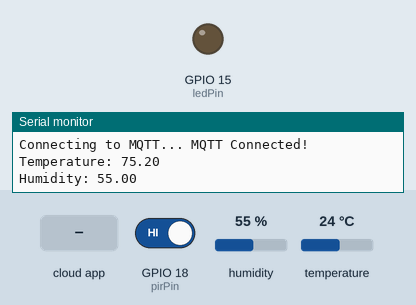
Simulated run of this sketch. Board: ESP32. On the bench: output pins drawn as LEDs (lit = HIGH), the last lines printed to the serial monitor. The inputs (shaded band) are chosen by the test bench; at power-on: GPIO 18 (pirPin) HIGH, humidity 55 %, temperature 24 °C. WiFi joins after 1.5 s; servers stay silent unless stated; no MQTT or app messages arrive unless stated.

Above: at 4.2 s.
4.3 s: the phone or cloud app sets LED to ON
At 5.4 s:
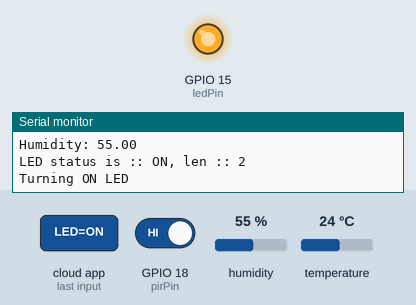
Timing chart, 0 to 7.3 s (numbered marks = the images above; inputs shaded):
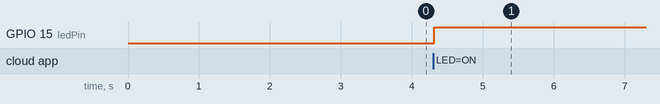

The sketch:

SAR_3.ino
```cpp
#include <WiFi.h>
#include "WiFiClientSecure.h"
#include "Adafruit_MQTT.h"
#include "Adafruit_MQTT_Client.h"
/************************* WiFi Access Point *********************************/
#define WLAN_SSID "LINKSYS24"
#define WLAN_PASS "microembed2026"
//#define WLAN_SSID "Sai"
//#define WLAN_PASS "Fries298"

/************************* Adafruit.io Setup *********************************/
#define AIO_SERVER "io.adafruit.com"
// Using port 8883 for MQTTS
#define AIO_SERVERPORT 8883

// Adafruit IO Account Configuration
// (to obtain these values, visit https://io.adafruit.com and click on Active Key)
// #define AIO_USERNAME "YOUR_ADAFRUIT_IO_USERNAME"
// #define AIO_KEY      "YOUR_ADAFRUIT_IO_KEY"

#define AIO_USERNAME "euribe"
#define AIO_KEY "aio_TiIK59Vm9XP2drWKuliLNGjkAmEh"

/************ Global State (you don't need to change this!) ******************/

// WiFiFlientSecure for SSL/TLS support
WiFiClientSecure client;

// Setup the MQTT client class by passing in the WiFi client and MQTT server and login details.
Adafruit_MQTT_Client mqtt(&client, AIO_SERVER, AIO_SERVERPORT, AIO_USERNAME, AIO_KEY);


// io.adafruit.com root CA
const char* adafruitio_root_ca = \
      "-----BEGIN CERTIFICATE-----\n"
      "MIIEjTCCA3WgAwIBAgIQDQd4KhM/xvmlcpbhMf/ReTANBgkqhkiG9w0BAQsFADBh\n"
      "MQswCQYDVQQGEwJVUzEVMBMGA1UEChMMRGlnaUNlcnQgSW5jMRkwFwYDVQQLExB3\n"
      "d3cuZGlnaWNlcnQuY29tMSAwHgYDVQQDExdEaWdpQ2VydCBHbG9iYWwgUm9vdCBH\n"
      "MjAeFw0xNzExMDIxMjIzMzdaFw0yNzExMDIxMjIzMzdaMGAxCzAJBgNVBAYTAlVT\n"
      "MRUwEwYDVQQKEwxEaWdpQ2VydCBJbmMxGTAXBgNVBAsTEHd3dy5kaWdpY2VydC5j\n"
      "b20xHzAdBgNVBAMTFkdlb1RydXN0IFRMUyBSU0EgQ0EgRzEwggEiMA0GCSqGSIb3\n"
      "DQEBAQUAA4IBDwAwggEKAoIBAQC+F+jsvikKy/65LWEx/TMkCDIuWegh1Ngwvm4Q\n"
      "yISgP7oU5d79eoySG3vOhC3w/3jEMuipoH1fBtp7m0tTpsYbAhch4XA7rfuD6whU\n"
      "gajeErLVxoiWMPkC/DnUvbgi74BJmdBiuGHQSd7LwsuXpTEGG9fYXcbTVN5SATYq\n"
      "DfbexbYxTMwVJWoVb6lrBEgM3gBBqiiAiy800xu1Nq07JdCIQkBsNpFtZbIZhsDS\n"
      "fzlGWP4wEmBQ3O67c+ZXkFr2DcrXBEtHam80Gp2SNhou2U5U7UesDL/xgLK6/0d7\n"
      "6TnEVMSUVJkZ8VeZr+IUIlvoLrtjLbqugb0T3OYXW+CQU0kBAgMBAAGjggFAMIIB\n"
      "PDAdBgNVHQ4EFgQUlE/UXYvkpOKmgP792PkA76O+AlcwHwYDVR0jBBgwFoAUTiJU\n"
      "IBiV5uNu5g/6+rkS7QYXjzkwDgYDVR0PAQH/BAQDAgGGMB0GA1UdJQQWMBQGCCsG\n"
      "AQUFBwMBBggrBgEFBQcDAjASBgNVHRMBAf8ECDAGAQH/AgEAMDQGCCsGAQUFBwEB\n"
      "BCgwJjAkBggrBgEFBQcwAYYYaHR0cDovL29jc3AuZGlnaWNlcnQuY29tMEIGA1Ud\n"
      "HwQ7MDkwN6A1oDOGMWh0dHA6Ly9jcmwzLmRpZ2ljZXJ0LmNvbS9EaWdpQ2VydEds\n"
      "b2JhbFJvb3RHMi5jcmwwPQYDVR0gBDYwNDAyBgRVHSAAMCowKAYIKwYBBQUHAgEW\n"
      "HGh0dHBzOi8vd3d3LmRpZ2ljZXJ0LmNvbS9DUFMwDQYJKoZIhvcNAQELBQADggEB\n"
      "AIIcBDqC6cWpyGUSXAjjAcYwsK4iiGF7KweG97i1RJz1kwZhRoo6orU1JtBYnjzB\n"
      "c4+/sXmnHJk3mlPyL1xuIAt9sMeC7+vreRIF5wFBC0MCN5sbHwhNN1JzKbifNeP5\n"
      "ozpZdQFmkCo+neBiKR6HqIA+LMTMCMMuv2khGGuPHmtDze4GmEGZtYLyF8EQpa5Y\n"
      "jPuV6k2Cr/N3XxFpT3hRpt/3usU/Zb9wfKPtWpoznZ4/44c1p9rzFcZYrWkj3A+7\n"
      "TNBJE0GmP2fhXhP1D/XVfIW/h0yCJGEiV9Glm/uGOa3DXHlmbAcxSyCRraG+ZBkA\n"
      "7h4SeM6Y8l/7MBRpPCz6l8Y=\n"
      "-----END CERTIFICATE-----\n";


/****************************** Feeds ***************************************/

// Setup a feed called 'test' for publishing and 'test2' for subscription.
// Notice MQTT paths for AIO follow the form: <username>/feeds/<feedname>
Adafruit_MQTT_Subscribe LED = Adafruit_MQTT_Subscribe(&mqtt, AIO_USERNAME "/feeds/LED");
Adafruit_MQTT_Publish humidity = Adafruit_MQTT_Publish(&mqtt, AIO_USERNAME "/feeds/humidity");
Adafruit_MQTT_Publish temperature = Adafruit_MQTT_Publish(&mqtt, AIO_USERNAME "/feeds/temperature");
Adafruit_MQTT_Publish PIR = Adafruit_MQTT_Publish(&mqtt, AIO_USERNAME "/feeds/PIR");

/*************************** Sketch Code ************************************/

// set pin numbers
const int ledPin = 15;  // the number of the led pin
int pirPin = 18; // Input for HC-S501
int pirValue; // Place to store read PIR Value

#include "DHT.h"

#define DHTPIN 13      // Set the pin connected to the DHT11 data pin
#define DHTTYPE DHT11  // DHT 11

DHT dht(DHTPIN, DHTTYPE);

void setup() {
  Serial.begin(115200);
  delay(10);
  pinMode(pirPin, INPUT);

  Serial.println(F("Adafruit IO MQTTS (SSL/TLS) Example"));

  // Connect to WiFi access point.
  Serial.println();
  Serial.println();
  Serial.print("Connecting to ");
  Serial.println(WLAN_SSID);

  delay(1000);

  WiFi.begin(WLAN_SSID, WLAN_PASS);
  delay(2000);

  while (WiFi.status() != WL_CONNECTED) {
    delay(500);
    Serial.print(".");
  }
  Serial.println();

  Serial.println("WiFi connected");
  Serial.println("IP address: ");
  Serial.println(WiFi.localIP());

  // Set Adafruit IO's root CA
  client.setCACert(adafruitio_root_ca);

  // register callback for feed
  LED.setCallback(ledCallback);
  // Setup MQTT subscription for time feed.
  mqtt.subscribe(&LED);

  // initialize the LED pin as an output
  pinMode(ledPin, OUTPUT);

  // Initialize the dht11
  dht.begin();
}

// uint32_t x=0;
unsigned long lastSensorPublish = 0;
int32_t lastPir = -1;

void loop() {

  MQTT_connect();
  mqtt.processPackets(100);
  indicatorPublish();
  // wait 10 seconds for subscription messages
  mqtt.processPackets(5000);

  // wait a couple seconds to avoid rate limit
  //delay(2000);

  pirValue = digitalRead(pirPin);
  //digitalWrite(ledPin, pirValue);
  int32_t motion = digitalRead(pirPin);
  if (motion != lastPir) {
    lastPir = motion;
if (!PIR.publish(motion)) {
  Serial.println("Failed to publish PIR");
} else {
  Serial.print("PIR: ");
  Serial.println(motion);
}
if (millis() - lastSensorPublish >= 15000) {
    lastSensorPublish = millis();
    indicatorPublish();
  }
}}

void ledCallback(char* message, uint16_t len) {
  char messageBuffer[40];
  snprintf(messageBuffer, sizeof(messageBuffer), "LED status is :: %s, len :: %u", message, len);
  Serial.println(messageBuffer);
  if (strcmp(message, "ON") == 0) {
    Serial.println("Turning ON LED");
    digitalWrite(ledPin, HIGH);
  } else {
    Serial.println("Turning OFF LED");
    digitalWrite(ledPin, LOW);
  }
}

void indicatorPublish() {

  // Reading temperature or humidity takes about 250 milliseconds!
  // Sensor readings may also be up to 2 seconds 'old' (it's a very slow sensor)
  float humValue = dht.readHumidity();
  float tempValue = dht.readTemperature();
  tempValue=(tempValue*1.8)+32;
  if (isnan(humValue) || isnan(tempValue)) {
    Serial.println("Failed to read from DHT sensor!");
    return;
  }

  if (!temperature.publish(tempValue)) {
    Serial.println(F("Failed"));
  } else {
    Serial.print("Temperature: ");
    Serial.println(tempValue);
  }
  if (!humidity.publish(humValue)) {
    Serial.println(F("Failed"));
  } else {
    Serial.print("Humidity: ");
    Serial.println(humValue);
  }
}

// Function to connect and reconnect as necessary to the MQTT server.
// Should be called in the loop function and it will take care if connecting.
void MQTT_connect() {
  int8_t ret;
  // Stop if already connected.
  if (mqtt.connected()) {
    return;
  }
  Serial.print("Connecting to MQTT... ");
  uint8_t retries = 3;
  while ((ret = mqtt.connect()) != 0) {  // connect will return 0 for connected
    Serial.println(mqtt.connectErrorString(ret));
    Serial.println("Retrying MQTT connection in 5 seconds...");
    mqtt.disconnect();
    delay(5000);  // wait 5 seconds
    retries--;
    if (retries == 0) {
      // basically die and wait for WDT to reset me
      while (1)
        ;
    }
  }
  Serial.println("MQTT Connected!");
}
```

Measured:
- after the input at 4.3 s, GPIO 15 (ledPin): LOW → HIGH at once
